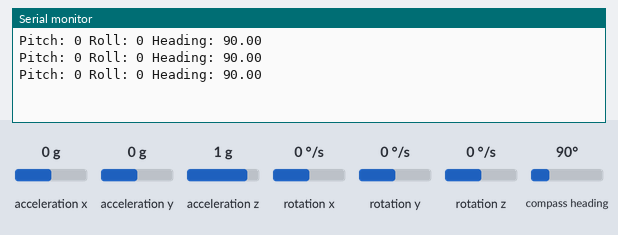
The sketch below on a simulated Arduino Uno, built for the host (arithmetic inside an expression is 32-bit, double 64-bit). Shown: the last lines printed to the serial monitor. Inputs (shaded band) come from the test bench; at power-on: compass heading 90°, acceleration x 0 g, acceleration y 0 g, acceleration z 1 g, rotation x 0 °/s, rotation y 0 °/s, rotation z 0 °/s.

Above: at 1.3 s.
1.4 s: compass heading set to 7°
At 1.9 s:
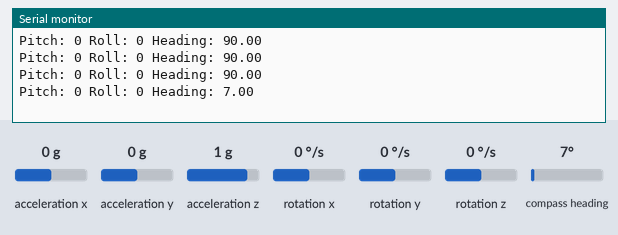
2.9 s: compass heading set to 180°
At 3.4 s:
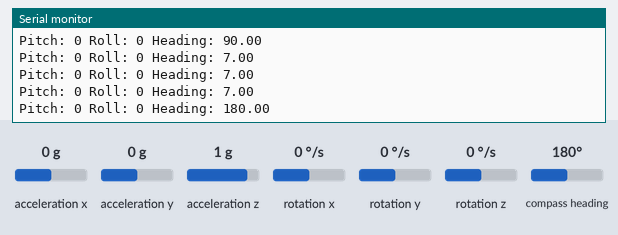
Timing chart, 0 to 5.9 s (numbered marks = the images above; inputs shaded):
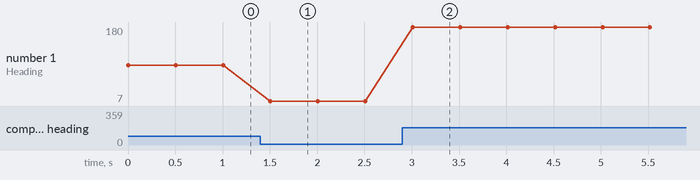

Measured:
- after the input at 1.4 s, the serial monitor: prints a new line after 0.11 s (image 1)
- after the input at 2.9 s, the serial monitor: prints a new line after 0.11 s (image 2)
- plotted number 1: 90 → 7 after the input at 1.4 s, 7 → 180 after the input at 2.9 s

The sketch:

LSM303Test.ino
```cpp
#include <Wire.h>
#include <LSM303.h>

/**
  * Code for testing the LSM303 sensor.
  */

LSM303 compass;

void setup() {
  Serial.begin(9600);
  Wire.begin();
  compass.init();
  compass.enableDefault();

  // Calibration values. Use the Calibrate example program to get the values for
  // your compass.
  compass.m_min.x = -520; compass.m_min.y = -570; compass.m_min.z = -770;
  compass.m_max.x = +540; compass.m_max.y = +500; compass.m_max.z = 180;
}

void loop() {
  compass.read();
  Serial.print("Pitch: ");
  Serial.print(compass.pitch());
  Serial.print(" Roll: ");
  Serial.print(compass.roll());
  Serial.print(" Heading: ");
  Serial.println(compass.heading());
  delay(500);
}
```
